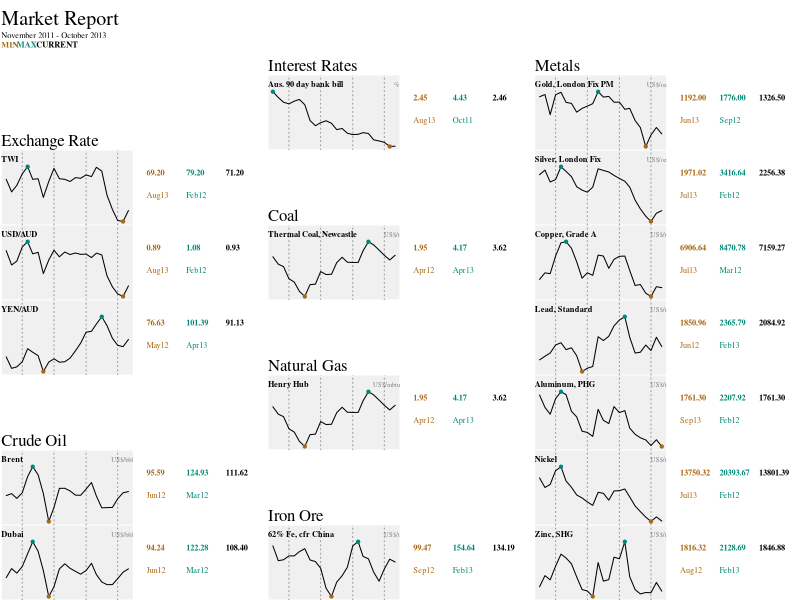

The R script that drew this image:
dat <- read.table("./data.csv", header=T ,sep=",",
                  colClasses="character")
substr(dat$Date, 1, 2) <- "01"
dat$Date <- as.Date(dat$Date, "%d/%m/%Y")
dat[,-1] <- sapply(dat[,-1], as.numeric)

pltdat <- subset(dat, Date > "2011-09-01" & Date < "2013-10-01")

sparkline <- function(date, series,
    lab, units="", dp=2,
    mincol="red", maxcol="green", curcol="blue")
{
    # date and series are the same length
    # date is date and series is numeric
    opar <- par(no.readonly=T)
    on.exit(opar)
    
    par(mar=c(0, 0, 1, 10) + 0.1, family="serif", xpd=T)

    series <- series[order(date)]
    date <- sort(date)

    maxval <- max(series, na.rm=T)
    maxdate <- max(date[!is.na(series) & series==max(series, na.rm=T)])
    minval <- min(series, na.rm=T)
    mindate <- max(date[!is.na(series) & series==min(series, na.rm=T)])
    curval <- tail(series, 1)
    curdate <- tail(date, 1)

    gridlines <- seq(as.Date(paste(substr(head(date, 1), 1, 4),
                                   "01", "01", sep="-")),
                     as.Date(paste(substr(tail(date, 1), 1, 4),
                                  "07", "01", sep="-")),
                     by="6 months")

    plot(x=date, y=series , type="n", axes=F, xlab="", ylab="")
    rect(par("usr")[1], grconvertY(0, "nfc"),
         par("usr")[2], grconvertY(1, "nfc"), col="#F0F0F0", border=F)
    abline(v=gridlines, lty="dotted", col="#999999")
    lines(x=date, y=series)
    points(x=maxdate, y=maxval, col=maxcol, pch=20)
    points(x=mindate, y=minval, col=mincol, pch=20)
    mtext(lab, 3, 0, adj=0, cex=0.5, font=2)
    mtext(units, 3, 0, adj=1, cex=0.4, col="#00000077")
    
    mtext(c(sprintf(paste("%.", dp, "f", sep=""), minval),
            strftime(mindate, "%b%y")),
          4, 1, col=mincol, at=grconvertY(c(0.7, 0.4), "nfc"),
          las=1, cex=0.5, font=c(2, 1))
    mtext(c(sprintf(paste("%.", dp, "f", sep=""), maxval),
            strftime(maxdate, "%b%y")),
          4, 4, col=maxcol, at=grconvertY(c(0.7, 0.4), "nfc"),
          las=1, cex=0.5, font=c(2, 1))
    mtext(sprintf( paste("%.", dp, "f", sep=""), curval),
          4, 7, col=curcol, at=grconvertY(0.7, "nfc"),
          las=1, cex=0.5, font=2)
}


####
## Start Plot
####
pdf("sparklines.pdf", height=3.5, width=9)
layout(matrix(1:24, nrow=8, byrow=F))

# main title
par(mar=c(0, 0, 0, 0) + 0.1, family="serif")
plot(0, 0, type="n", axes=F)
mtext("Market Report", 3, -2, adj=0, cex=1.2)
mtext("November 2011 - October 2013", 3, -3, adj=0, cex=0.5)
mtext("MIN", 3, -3.7, adj=0, cex=0.5, col="#AA6611", font=2)
mtext("MAX", 3, -3.7, at=grconvertX(0.1, "nfc"),
      cex=0.5, col="#008877", font=2)
mtext("CURRENT", 3, -3.7, at=grconvertY(0.222, "nfc"),
      cex=0.5, col=1, font=2)

# Exhange rates
plot(0, 0, type="n", axes=F)
mtext("Exchange Rate", 1, -1, adj=0, cex=1)

sparkline(pltdat$Date, pltdat$TWI, "TWI",
          mincol="#AA6611", maxcol="#008877", curcol=1)
sparkline(pltdat$Date, pltdat$AUDUSD, "USD/AUD",
          mincol="#AA6611", maxcol="#008877", curcol=1)
sparkline(pltdat$Date, pltdat$AUDYEN, "YEN/AUD",
          mincol="#AA6611", maxcol="#008877", curcol=1)

# Crude
par(mar=c(0, 0, 0, 0) + 0.1)
plot(0, 0, type="n", axes=F)
mtext("Crude Oil", 1, -1, adj=0, cex=1)

sparkline(pltdat$Date, pltdat$Brent, "Brent", units="US$/bbl",
          mincol="#AA6611", maxcol="#008877", curcol=1)
sparkline(pltdat$Date, pltdat$Dubai, "Dubai", units="US$/bbl",
          mincol="#AA6611", maxcol="#008877", curcol=1)

# IR
par(mar=c(0, 0, 0, 0) + 0.1)
plot(0, 0, type="n", axes=F)
mtext("Interest Rates", 1, -1, adj=0, cex=1, family="serif")

sparkline(pltdat$Date, pltdat$BB90, "Aus. 90 day bank bill", units="%",
          mincol="#AA6611", maxcol="#008877", curcol=1)

# Coal
par(mar=c(0, 0, 0, 0) + 0.1)
plot(0, 0, type="n", axes=F)
mtext("Coal", 1, -1, adj=0, cex=1)

sparkline(pltdat$Date, pltdat$HenHub, "Thermal Coal, Newcastle", units="US$/t",
          mincol="#AA6611", maxcol="#008877", curcol=1)

# Gas
par(mar=c(0, 0, 0, 0) + 0.1)
plot(0, 0, type="n", axes=F)
mtext("Natural Gas", 1, -1, adj=0, cex=1)

sparkline(pltdat$Date, pltdat$HenHub, "Henry Hub", units="US$/mbtu",
          mincol="#AA6611", maxcol="#008877", curcol=1)

# Iron Ore
par(mar=c(0, 0, 0, 0) + 0.1)
plot(0, 0, type="n", axes=F)
mtext("Iron Ore", 1, -1, adj=0, cex=1)

sparkline(pltdat$Date, pltdat$FeOreChina, "62% Fe, cfr China", units="US$/t",
          mincol="#AA6611", maxcol="#008877", curcol=1)

# Metals
par(mar=c(0, 0, 0, 0) + 0.1)
plot(0, 0, type="n", axes=F)
mtext("Metals", 1, -1, adj=0, cex=1)

sparkline(pltdat$Date, pltdat$AuLonPM, "Gold, London Fix PM", units="US$/oz",
          mincol="#AA6611", maxcol="#008877", curcol=1)
sparkline(pltdat$Date, pltdat$AgLon, "Silver, London Fix", units="US$/oz",
          mincol="#AA6611", maxcol="#008877", curcol=1)
sparkline(pltdat$Date, pltdat$Cu, "Copper, Grade A", units="US$/t",
          mincol="#AA6611", maxcol="#008877", curcol=1)
sparkline(pltdat$Date, pltdat$Pb, "Lead, Standard", units="US$/t",
          mincol="#AA6611", maxcol="#008877", curcol=1)
sparkline(pltdat$Date, pltdat$Al, "Aluminum, PHG", units="US$/t",
          mincol="#AA6611", maxcol="#008877", curcol=1)
sparkline(pltdat$Date, pltdat$Ni, "Nickel", units="US$/t",
          mincol="#AA6611", maxcol="#008877", curcol=1)
sparkline(pltdat$Date, pltdat$Zn, "Zinc, SHG", units="US$/t",
          mincol="#AA6611", maxcol="#008877", curcol=1)
dev.off()

# test
# ate <- pltdat$Date
# eries <- pltdat$BB90
# ab <- "90d Bank Bill"
# incol="#AA6611"; maxcol="#008877"; curcol=1
# parkline(date, series, lab)

## TODO:
#  - sparklines to handle dataframes
